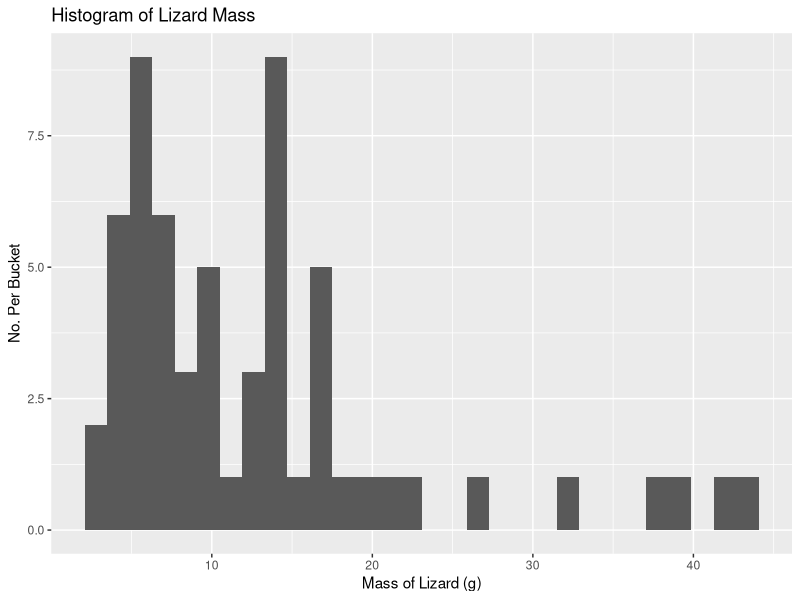
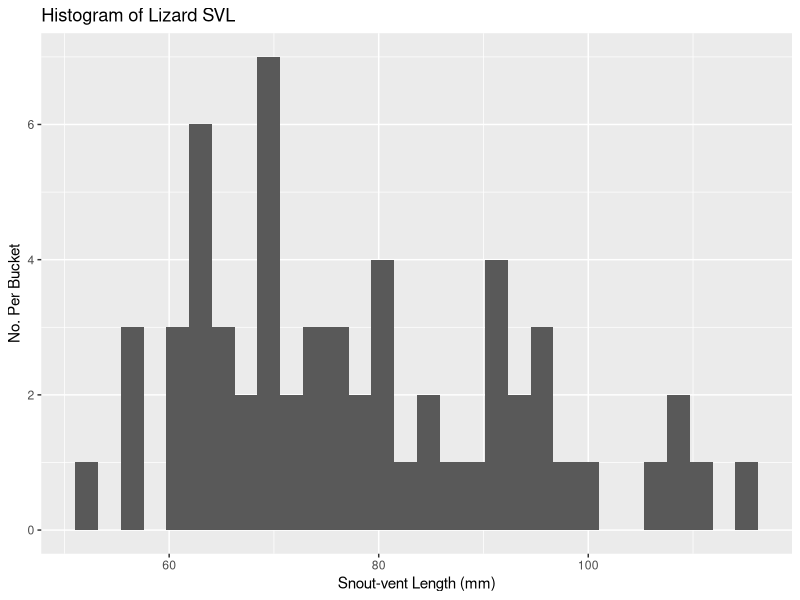
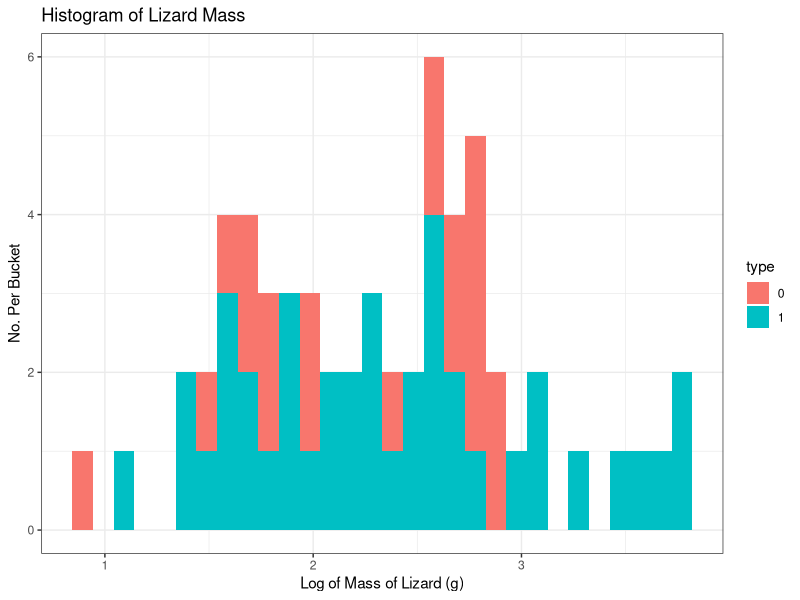
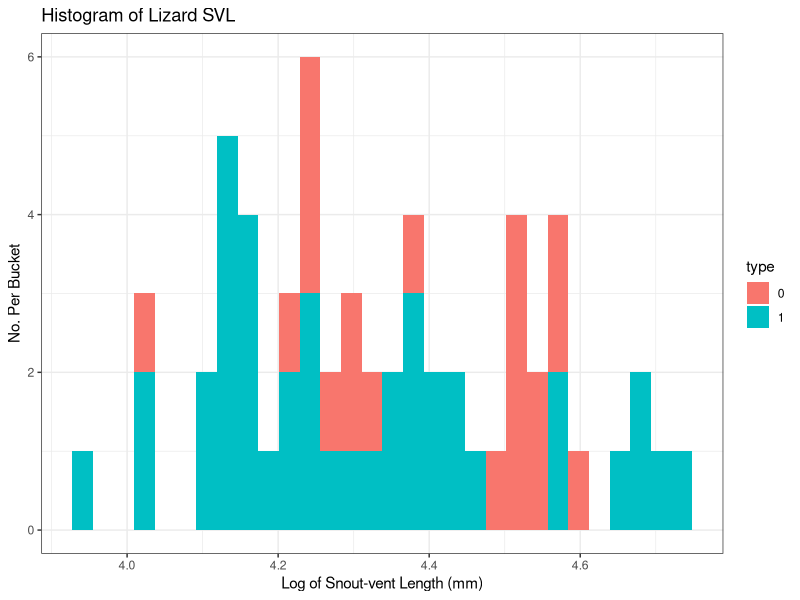
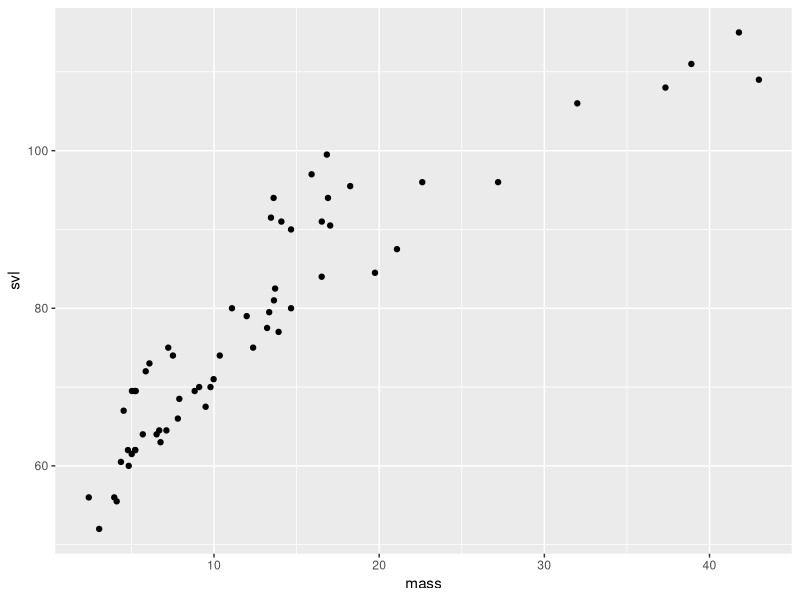
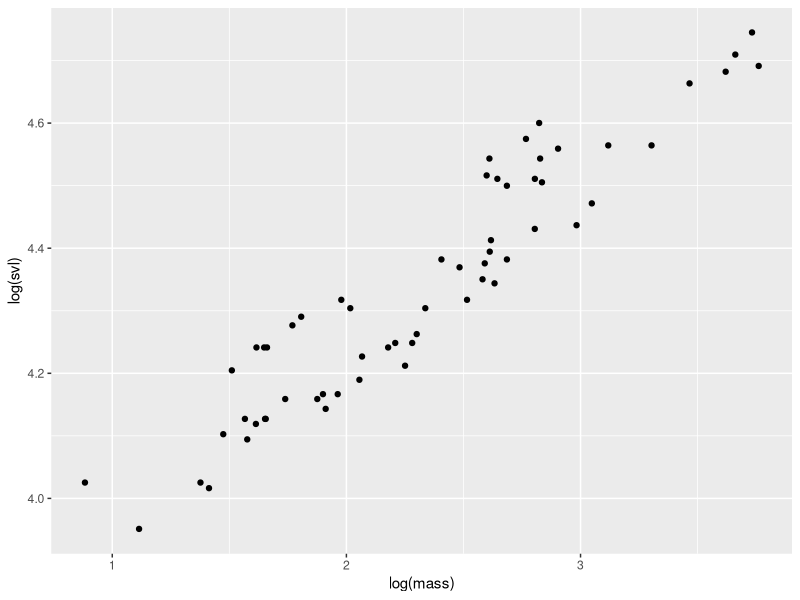
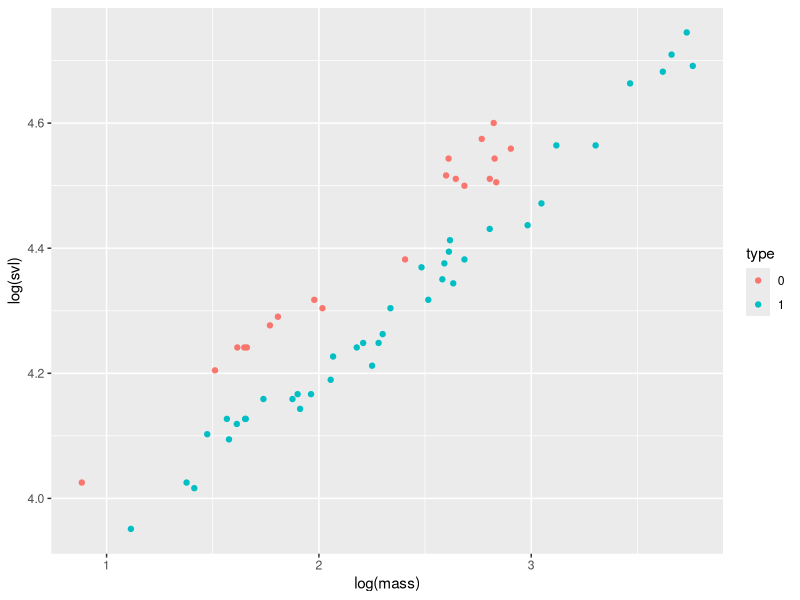

Write R code to recreate these figures, in order.
library(tidyverse)
library(here)

# Read in data and clean up column names
df <- read.table("lizrds.dat") %>% 
  rename(mass = V1, svl = V2, type = V3) 

df <- df[-1,] %>% 
  mutate(mass = as.numeric(mass), 
         svl = as.numeric(svl))

df_transform <- df %>% 
  mutate(mass = log(mass),
         svl = log(svl))


# ------------------------ Part 1 ------------------------ 

part1 <- function() {
  print(shapiro.test(df$mass))
  
  print(shapiro.test(df$svl))
  
}

# Here we can see the the data is infact not normal and more log normal
temp <- ggplot(df,aes(x = mass)) +
  geom_histogram() +
  labs(
    title = "Histogram of Lizard Mass",
    x = "Mass of Lizard (g)",
    y = "No. Per Bucket"
  )

temp1 <- ggplot(df,aes(x = svl)) +
  geom_histogram() +
  labs(
    title = "Histogram of Lizard SVL",
    x = "Snout-vent Length (mm)",
    y = "No. Per Bucket"
  )
temp
temp1

# ------------------------ Part 2 ------------------------ 
#Perform Wilcoxon Rank Sum Test on Mass and SVL based on Group
part2 <- function() {
  #Two ways of doing it
  #Mass
  print(wilcox.test(mass ~ type, data = df))
  
  W1 <- sum(outer(filter(df, type == 0)$mass, filter(df, type == 1)$mass, "<"))
  
  (1-pwilcox(W1-1,20,40))*2
  
  #SVL
  print(wilcox.test(svl ~ type, data = df, exact = FALSE)) #Deal with TIEs
}


# Can't do the same second method to confirm as that does not deal with ties, the regular 
# Wilcoxon test is sufficient

# ------------------------ Part 3 ------------------------

part3 <- function() {
  
  print(shapiro.test(df_transform$mass))
  
  print(shapiro.test(df_transform$svl))
}




# ------------------------ Part 4 ------------------------

part4 <- function() {
  print(t.test(mass ~ type, data = df_transform, var.equal = FALSE))
  
  
  print(t.test(svl ~ type, data = df_transform, var.equal = FALSE))
}


# ------------------------ Part 5 ------------------------

# Here we can see the the data is infact not normal and more log normal


temp2 <- ggplot(df_transform,aes(x = mass, fill = type)) +
  geom_histogram() +
  labs(
    title = "Histogram of Lizard Mass",
    x = "Log of Mass of Lizard (g)",
    y = "No. Per Bucket"
  ) + theme_bw()

temp3 <- ggplot(df_transform,aes(x = svl, fill = type)) +
  geom_histogram() +
  labs(
    title = "Histogram of Lizard SVL",
    x = "Log of Snout-vent Length (mm)",
    y = "No. Per Bucket"
  ) + theme_bw()

temp2
temp3

# ------------------------ Part 6 ------------------------

cor(df$mass[df$type == 0], df$svl[df$type == 0])
cor(df_transform$mass[df_transform$type == 0], df_transform$svl[df_transform$type == 0])

cor(df$mass[df$type == 1], df$svl[df$type == 1])
cor(df_transform$mass[df_transform$type == 1], df_transform$svl[df_transform$type == 1])

#Show how taking the log made it more linear thus more correlated as the corr() function works on a lienar
#basis
ggplot(df, aes(x = mass, y = svl)) +
  geom_point() +
  labs(
    x = "mass",
    y = "svl"
  )

ggplot(df_transform, aes(x = mass, y = svl)) +
  geom_point() +
  labs(
    x = "log(mass)",
    y = "log(svl)"
  )


# ------------------------ Part 7 ------------------------


f.hotel2<-function(x1,x2)
{
  # data matrices x1 and x2 for the two groups
  # Compute the dimensions of the data matrices
  p<-dim(x1)[2]
  n1<-dim(x1)[1]
  n2<-dim(x2)[1]
  
  # Compute sample means and covariances
  
  m1<-apply(x1,2,mean)
  s1<-var(x1)
  m2<-apply(x2,2,mean)
  s2<-var(x2)
  cat("xbar1=",m1," s1=",s1," xbar2=",m2," s2=",s2,fill=T)
  # Compute the pooled estimate of covariance matrix
  s<-((n1-1)*s1+(n2-1)*s2)/(n1+n2-2)
  # Compute the two sample Hotelling T-squared test
  T2<-((n1*n2)/(n1+n2))*t(m1-m2)%*%solve(s)%*%(m1-m2)
  # Compute F-value, compute df and the p-value
  fval<-(n1+n2-p-1)*T2/(p*(n1+n2-2))
  df1<-p
  df2<-n1+n2-p-1
  pval<-1-pf(fval,df1,df2)
  cat("T-squared=",T2,fill=TRUE)
  df<-cbind(df1,df2)
  cat("F-value=",fval," df=",df," p-value=",pval,fill=T)
}

# vars are: C_mass, C_svl, S_mass, and S_svl
############# Hotelling two-sample test.
df_type0Trans <- df_transform %>%
  filter(type == 0)

df_type1Trans <- df_transform %>%
  filter(type == 1)

          
f.hotel2(df_type0Trans[,1:2],df_type1Trans[,1:2])


ggplot(df_transform, aes(x = mass, y = svl, color = type)) +
  geom_point() +
  labs(
    x = "log(mass)",
    y = "log(svl)"
  )










